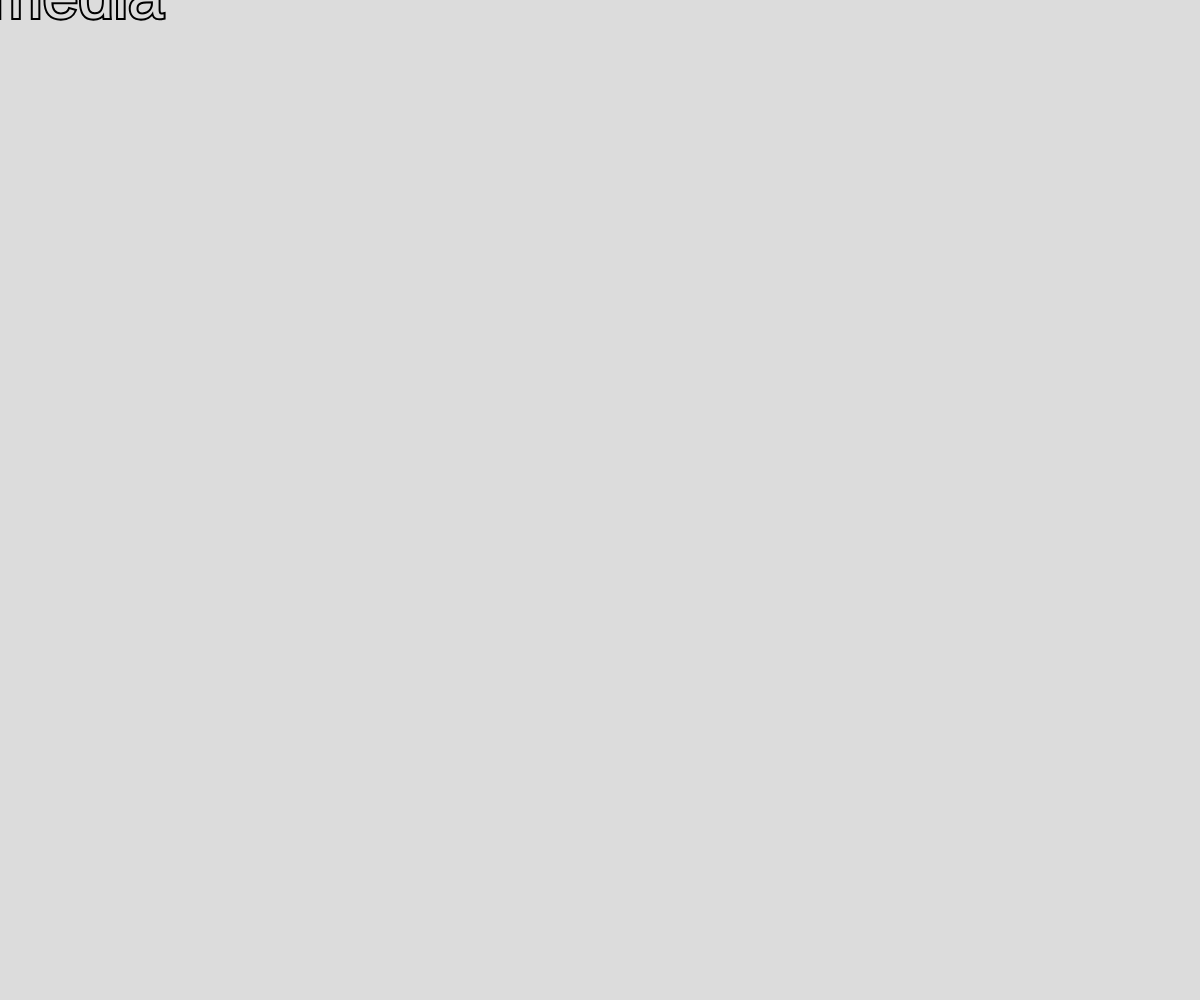
Frame 1 (no input)
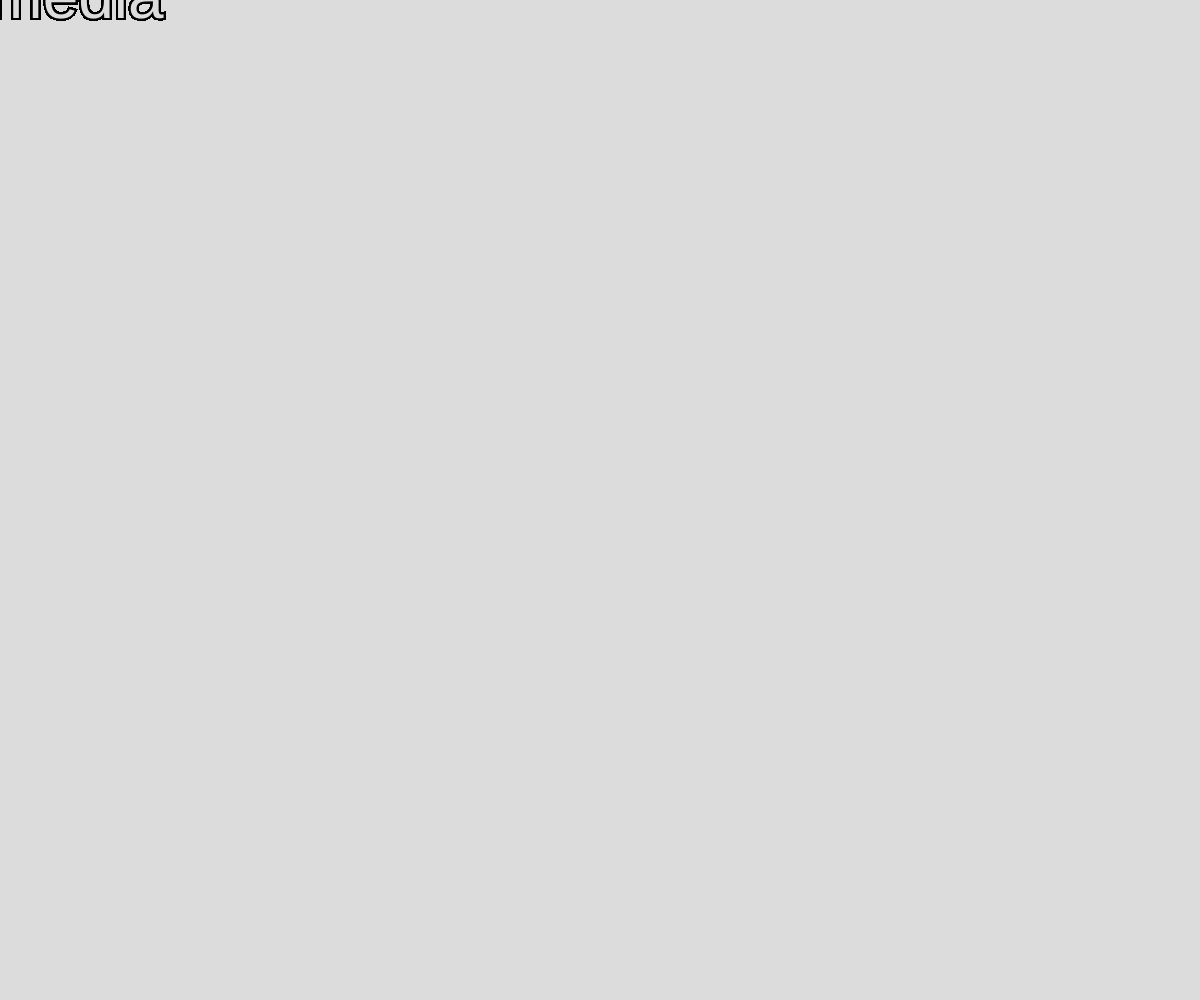
Frame 60 (no input)
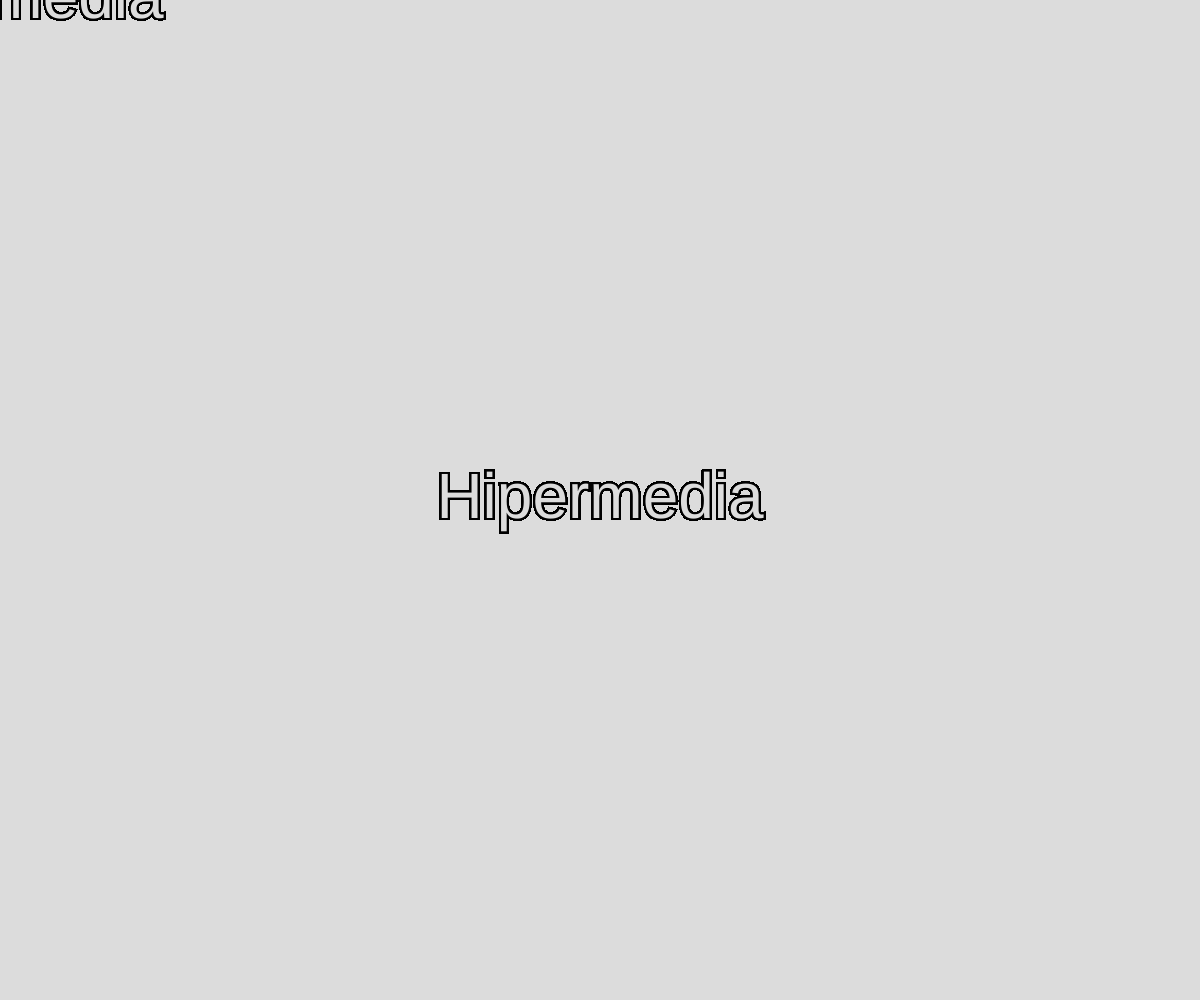
Frame 120 (the mouse pressed at the canvas centre since frame 60)

The p5.js sketch that drew these frames (run headless with seeded random() and noise() and a simulated clock; from frame 60 on, the mouse is pressed at the canvas centre):

// p5.js sketch
// ── sketch.js
function setup() {
  createCanvas(windowWidth, windowHeight);
  background(220);
}

function draw() {
  textSize(64);
  fill(220);
  stroke(0);
  strokeWeight(4);
  textAlign(CENTER, CENTER);
  text("Hipermedia", mouseX, mouseY)
}
